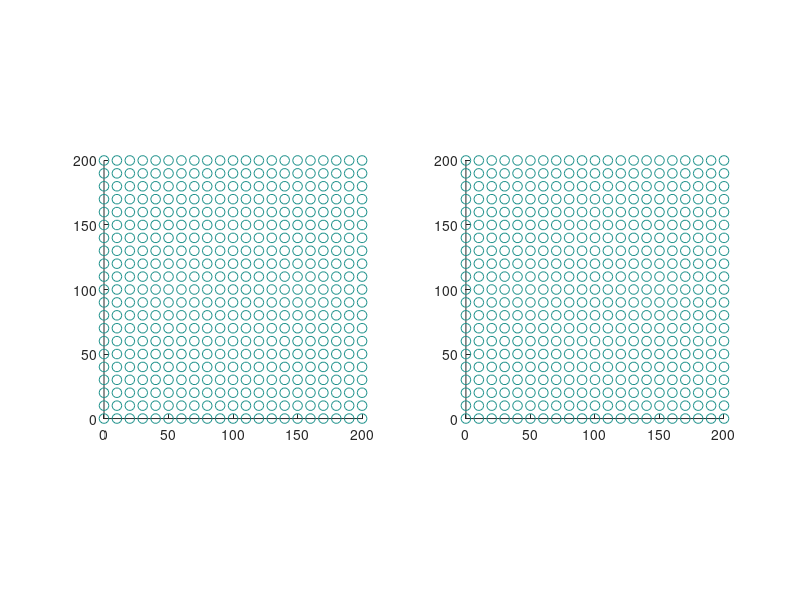

Here is the MATLAB script that generated this plot:
clear;
clc;
Energy_u =  load('Energy_u.dat');
Energy_w =  load('Energy_w.dat');
u        =  load('u.dat');
w        =  load('w.dat');
node_xy = load('node_xy.dat');

x = node_xy( : , 1);
y = node_xy( : , 2);
[step, junk] = size(u);
figure(1)
for time = 1 : 10 : step
    uu=u(time,:);
    ww=w(time,:);
    subplot(1,2,1)
    scatter(x, y, 50, uu);
    pbaspect([ 1 1 1 ]);
    caxis([-5e-3 5e-3]);
    subplot(1,2,2)
    scatter(x, y, 50, ww);
    pbaspect([ 1 1 1 ]);
    caxis([-5e-3 5e-3]);
    hold off
    drawnow
    pause(0.2)
end

test_rhs = load('test_rhs.dat');